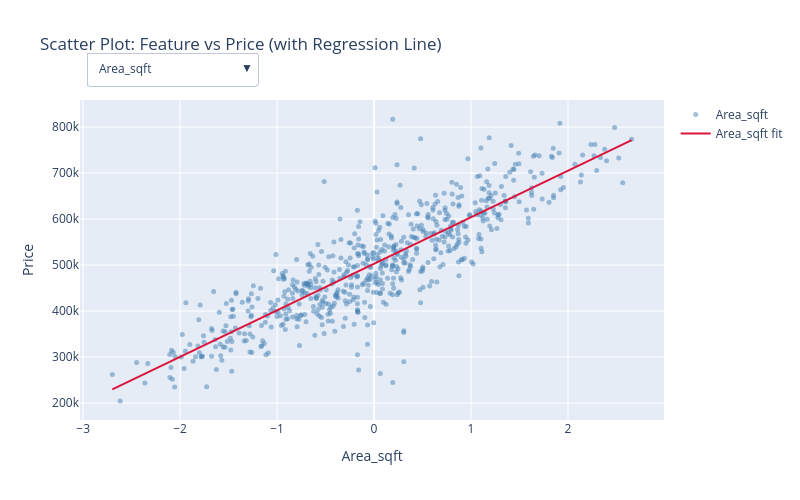

Notebook cell for this chart:
### Code cell
# VIZ 2: Scatter Plot – selectable X vs Price with regression line
numeric_features = [c for c in X_train.columns]
y_vals = y_train

fig2 = go.Figure()

for col in numeric_features:
    x_vals = df_viz[col].values

    # Fit a simple OLS line from scratch (NumPy only)
    xm, ym = x_vals.mean(), y_vals.mean()
    slope     = np.sum((x_vals - xm) * (y_vals - ym)) / (np.sum((x_vals - xm)**2) + 1e-9)
    intercept = ym - slope * xm
    x_line    = np.linspace(x_vals.min(), x_vals.max(), 100)
    y_line    = slope * x_line + intercept

    fig2.add_trace(go.Scatter(
        x=x_vals, y=y_vals, mode='markers',
        name=col, visible=False,
        marker=dict(color='steelblue', opacity=0.5, size=5)
    ))
    fig2.add_trace(go.Scatter(
        x=x_line, y=y_line, mode='lines',
        name=f'{col} fit', visible=False,
        line=dict(color='crimson', width=2)
    ))

# Show first feature by default
fig2.data[0].visible = True
fig2.data[1].visible = True

# Dropdown
buttons = []
for i, col in enumerate(numeric_features):
    vis = [False] * len(fig2.data)
    vis[i*2], vis[i*2+1] = True, True
    buttons.append(dict(label=col, method='update',
                        args=[{'visible': vis}, {'xaxis': {'title': col}}]))

fig2.update_layout(
    title='Scatter Plot: Feature vs Price (with Regression Line)',
    xaxis_title=numeric_features[0],
    yaxis_title='Price',
    updatemenus=[dict(buttons=buttons, direction='down',
                      x=0.01, xanchor='left', y=1.15, yanchor='top', showactive=True)],
    width=800, height=500
)
fig2.show()
